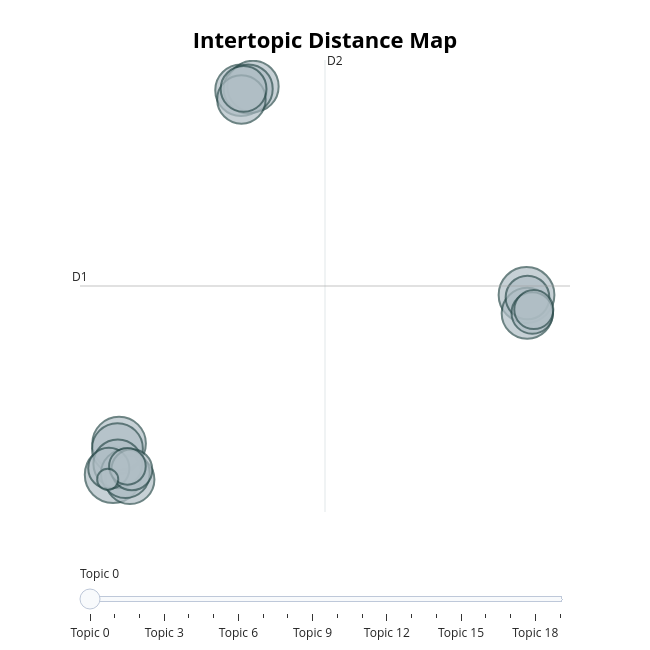

The cell this chart's notebook holds for it:
### Markdown cell above
Intertopic Distance Map

### Code cell
fig_intertopic = topic_model.visualize_topics()
fig_intertopic.show()

### Figure 1 — Plotly figure (JSON) as saved in the notebook; plotly's stock layout.template omitted (floating-point values rounded to 4 significant figures)
{"data": [{"customdata": [[0, "merah | indikator | lampu | hijau | indikator merah", 560], [1, "gagal saldo | qris | qris gagal | transaksi qris | saldo terpotong", 544], [2, "lemot | update lemot | versi | update | berat", 502], [3, "uang | tarik | duit | kecewa | pakai bca", 467], [4, "bca mobile | mobile | video call | call | video", 461], [5, "nama | cari | manual | scroll | search", 456], [6, "dibuka | buka | close | aksesibilitas | aplikasinya", 453], [7, "pulsa | sms | pulsa habis | habis pulsa | aktivasi", 422], [8, "atm | cabang | banking | atm bca | ribet", 421], [9, "install | login | centang | mbanking | aksesibilitas", 417], [10, "sim | verifikasi | verifikasi ulang | sim card | card", 416], [11, "prioritas | nasabah | privasi | data nasabah | aman", 411], [12, "potongan | admin | ribu | biaya | potong", 366], [13, "flazz | top up | top | up | dana", 334], [14, "silakan ulangi | transaksi diproses | diproses | silakan | ulangi", 302], [15, "wifi | pakai wifi | koneksi | jaringan | terputus", 296], [16, "wajah | verifikasi wajah | wajah gagal | verifikasi | muka", 294], [17, "pemeliharaan | maintenance | jam | malam | sistem", 267], [18, "otp | kode otp | kode | dikirim | menerima", 235], [19, "qris nya | qris | loading | qr nya | qr", 78]], "hovertemplate": "<b>Topic %{customdata[0]}</b><br>%{customdata[1]}<br>Size: %{customdata[2]}", "legendgroup": "", "marker": {"color": "#B0BEC5", "line": {"color": "DarkSlateGrey", "width": 2}, "size": [560, 544, 502, 467, 461, 456, 453, 422, 421, 417, 416, 411, 366, 334, 302, 296, 294, 267, 235, 78], "sizemode": "area", "sizeref": 0.35, "symbol": "circle"}, "mode": "markers", "name": "", "orientation": "v", "showlegend": false, "type": "scatter", "x": [-16.35, 21.34, -15.8, -4.683, -3.599, 21.4, -15.96, -14.82, -4.035, -15.92, -15.23, -4.653, -4.457, 21.42, 21.86, -16.74, -14.64, 22.0, -15.04, -16.84], "xaxis": "x", "y": [-9.554, -1.446, -8.143, 7.786, 7.958, -2.27, -8.375, -9.767, 7.848, -9.059, -9.501, 7.373, 7.847, -1.56, -2.254, -9.26, -9.325, -2.102, -9.174, -9.761], "yaxis": "y"}], "layout": {"annotations": [{"showarrow": false, "text": "D1", "x": -19.37, "y": -1.04, "yshift": 10}, {"showarrow": false, "text": "D2", "x": 2.967, "xshift": 10, "y": 9.152}], "height": 650, "hoverlabel": {"bgcolor": "white", "font": {"family": "Rockwell", "size": 16}}, "legend": {"itemsizing": "constant", "tracegroupgap": 0}, "margin": {"t": 60}, "shapes": [{"line": {"color": "#CFD8DC", "width": 2}, "type": "line", "x0": 2.967, "x1": 2.967, "y0": -11.23, "y1": 9.152}, {"line": {"color": "#9E9E9E", "width": 2}, "type": "line", "x0": -19.37, "x1": 25.3, "y0": -1.04, "y1": -1.04}], "sliders": [{"active": 0, "pad": {"t": 50}, "steps": [{"args": [{"marker.color": [["red", "#B0BEC5", "#B0BEC5", "#B0BEC5", "#B0BEC5", "#B0BEC5", "#B0BEC5", "#B0BEC5", "#B0BEC5", "#B0BEC5", "#B0BEC5", "#B0BEC5", "#B0BEC5", "#B0BEC5", "#B0BEC5", "#B0BEC5", "#B0BEC5", "#B0BEC5", "#B0BEC5", "#B0BEC5"]]}], "label": "Topic 0", "method": "update"}, {"args": [{"marker.color": [["#B0BEC5", "red", "#B0BEC5", "#B0BEC5", "#B0BEC5", "#B0BEC5", "#B0BEC5", "#B0BEC5", "#B0BEC5", "#B0BEC5", "#B0BEC5", "#B0BEC5", "#B0BEC5", "#B0BEC5", "#B0BEC5", "#B0BEC5", "#B0BEC5", "#B0BEC5", "#B0BEC5", "#B0BEC5"]]}], "label": "Topic 1", "method": "update"}, {"args": [{"marker.color": [["#B0BEC5", "#B0BEC5", "red", "#B0BEC5", "#B0BEC5", "#B0BEC5", "#B0BEC5", "#B0BEC5", "#B0BEC5", "#B0BEC5", "#B0BEC5", "#B0BEC5", "#B0BEC5", "#B0BEC5", "#B0BEC5", "#B0BEC5", "#B0BEC5", "#B0BEC5", "#B0BEC5", "#B0BEC5"]]}], "label": "Topic 2", "method": "update"}, {"args": [{"marker.color": [["#B0BEC5", "#B0BEC5", "#B0BEC5", "red", "#B0BEC5", "#B0BEC5", "#B0BEC5", "#B0BEC5", "#B0BEC5", "#B0BEC5", "#B0BEC5", "#B0BEC5", "#B0BEC5", "#B0BEC5", "#B0BEC5", "#B0BEC5", "#B0BEC5", "#B0BEC5", "#B0BEC5", "#B0BEC5"]]}], "label": "Topic 3", "method": "update"}, {"args": [{"marker.color": [["#B0BEC5", "#B0BEC5", "#B0BEC5", "#B0BEC5", "red", "#B0BEC5", "#B0BEC5", "#B0BEC5", "#B0BEC5", "#B0BEC5", "#B0BEC5", "#B0BEC5", "#B0BEC5", "#B0BEC5", "#B0BEC5", "#B0BEC5", "#B0BEC5", "#B0BEC5", "#B0BEC5", "#B0BEC5"]]}], "label": "Topic 4", "method": "update"}, {"args": [{"marker.color": [["#B0BEC5", "#B0BEC5", "#B0BEC5", "#B0BEC5", "#B0BEC5", "red", "#B0BEC5", "#B0BEC5", "#B0BEC5", "#B0BEC5", "#B0BEC5", "#B0BEC5", "#B0BEC5", "#B0BEC5", "#B0BEC5", "#B0BEC5", "#B0BEC5", "#B0BEC5", "#B0BEC5", "#B0BEC5"]]}], "label": "Topic 5", "method": "update"}, {"args": [{"marker.color": [["#B0BEC5", "#B0BEC5", "#B0BEC5", "#B0BEC5", "#B0BEC5", "#B0BEC5", "red", "#B0BEC5", "#B0BEC5", "#B0BEC5", "#B0BEC5", "#B0BEC5", "#B0BEC5", "#B0BEC5", "#B0BEC5", "#B0BEC5", "#B0BEC5", "#B0BEC5", "#B0BEC5", "#B0BEC5"]]}], "label": "Topic 6", "method": "update"}, {"args": [{"marker.color": [["#B0BEC5", "#B0BEC5", "#B0BEC5", "#B0BEC5", "#B0BEC5", "#B0BEC5", "#B0BEC5", "red", "#B0BEC5", "#B0BEC5", "#B0BEC5", "#B0BEC5", "#B0BEC5", "#B0BEC5", "#B0BEC5", "#B0BEC5", "#B0BEC5", "#B0BEC5", "#B0BEC5", "#B0BEC5"]]}], "label": "Topic 7", "method": "update"}, {"args": [{"marker.color": [["#B0BEC5", "#B0BEC5", "#B0BEC5", "#B0BEC5", "#B0BEC5", "#B0BEC5", "#B0BEC5", "#B0BEC5", "red", "#B0BEC5", "#B0BEC5", "#B0BEC5", "#B0BEC5", "#B0BEC5", "#B0BEC5", "#B0BEC5", "#B0BEC5", "#B0BEC5", "#B0BEC5", "#B0BEC5"]]}], "label": "Topic 8", "method": "update"}, {"args": [{"marker.color": [["#B0BEC5", "#B0BEC5", "#B0BEC5", "#B0BEC5", "#B0BEC5", "#B0BEC5", "#B0BEC5", "#B0BEC5", "#B0BEC5", "red", "#B0BEC5", "#B0BEC5", "#B0BEC5", "#B0BEC5", "#B0BEC5", "#B0BEC5", "#B0BEC5", "#B0BEC5", "#B0BEC5", "#B0BEC5"]]}], "label": "Topic 9", "method": "update"}, {"args": [{"marker.color": [["#B0BEC5", "#B0BEC5", "#B0BEC5", "#B0BEC5", "#B0BEC5", "#B0BEC5", "#B0BEC5", "#B0BEC5", "#B0BEC5", "#B0BEC5", "red", "#B0BEC5", "#B0BEC5", "#B0BEC5", "#B0BEC5", "#B0BEC5", "#B0BEC5", "#B0BEC5", "#B0BEC5", "#B0BEC5"]]}], "label": "Topic 10", "method": "update"}, {"args": [{"marker.color": [["#B0BEC5", "#B0BEC5", "#B0BEC5", "#B0BEC5", "#B0BEC5", "#B0BEC5", "#B0BEC5", "#B0BEC5", "#B0BEC5", "#B0BEC5", "#B0BEC5", "red", "#B0BEC5", "#B0BEC5", "#B0BEC5", "#B0BEC5", "#B0BEC5", "#B0BEC5", "#B0BEC5", "#B0BEC5"]]}], "label": "Topic 11", "method": "update"}, {"args": [{"marker.color": [["#B0BEC5", "#B0BEC5", "#B0BEC5", "#B0BEC5", "#B0BEC5", "#B0BEC5", "#B0BEC5", "#B0BEC5", "#B0BEC5", "#B0BEC5", "#B0BEC5", "#B0BEC5", "red", "#B0BEC5", "#B0BEC5", "#B0BEC5", "#B0BEC5", "#B0BEC5", "#B0BEC5", "#B0BEC5"]]}], "label": "Topic 12", "method": "update"}, {"args": [{"marker.color": [["#B0BEC5", "#B0BEC5", "#B0BEC5", "#B0BEC5", "#B0BEC5", "#B0BEC5", "#B0BEC5", "#B0BEC5", "#B0BEC5", "#B0BEC5", "#B0BEC5", "#B0BEC5", "#B0BEC5", "red", "#B0BEC5", "#B0BEC5", "#B0BEC5", "#B0BEC5", "#B0BEC5", "#B0BEC5"]]}], "label": "Topic 13", "method": "update"}, {"args": [{"marker.color": [["#B0BEC5", "#B0BEC5", "#B0BEC5", "#B0BEC5", "#B0BEC5", "#B0BEC5", "#B0BEC5", "#B0BEC5", "#B0BEC5", "#B0BEC5", "#B0BEC5", "#B0BEC5", "#B0BEC5", "#B0BEC5", "red", "#B0BEC5", "#B0BEC5", "#B0BEC5", "#B0BEC5", "#B0BEC5"]]}], "label": "Topic 14", "method": "update"}, {"args": [{"marker.color": [["#B0BEC5", "#B0BEC5", "#B0BEC5", "#B0BEC5", "#B0BEC5", "#B0BEC5", "#B0BEC5", "#B0BEC5", "#B0BEC5", "#B0BEC5", "#B0BEC5", "#B0BEC5", "#B0BEC5", "#B0BEC5", "#B0BEC5", "red", "#B0BEC5", "#B0BEC5", "#B0BEC5", "#B0BEC5"]]}], "label": "Topic 15", "method": "update"}, {"args": [{"marker.color": [["#B0BEC5", "#B0BEC5", "#B0BEC5", "#B0BEC5", "#B0BEC5", "#B0BEC5", "#B0BEC5", "#B0BEC5", "#B0BEC5", "#B0BEC5", "#B0BEC5", "#B0BEC5", "#B0BEC5", "#B0BEC5", "#B0BEC5", "#B0BEC5", "red", "#B0BEC5", "#B0BEC5", "#B0BEC5"]]}], "label": "Topic 16", "method": "update"}, {"args": [{"marker.color": [["#B0BEC5", "#B0BEC5", "#B0BEC5", "#B0BEC5", "#B0BEC5", "#B0BEC5", "#B0BEC5", "#B0BEC5", "#B0BEC5", "#B0BEC5", "#B0BEC5", "#B0BEC5", "#B0BEC5", "#B0BEC5", "#B0BEC5", "#B0BEC5", "#B0BEC5", "red", "#B0BEC5", "#B0BEC5"]]}], "label": "Topic 17", "method": "update"}, {"args": [{"marker.color": [["#B0BEC5", "#B0BEC5", "#B0BEC5", "#B0BEC5", "#B0BEC5", "#B0BEC5", "#B0BEC5", "#B0BEC5", "#B0BEC5", "#B0BEC5", "#B0BEC5", "#B0BEC5", "#B0BEC5", "#B0BEC5", "#B0BEC5", "#B0BEC5", "#B0BEC5", "#B0BEC5", "red", "#B0BEC5"]]}], "label": "Topic 18", "method": "update"}, {"args": [{"marker.color": [["#B0BEC5", "#B0BEC5", "#B0BEC5", "#B0BEC5", "#B0BEC5", "#B0BEC5", "#B0BEC5", "#B0BEC5", "#B0BEC5", "#B0BEC5", "#B0BEC5", "#B0BEC5", "#B0BEC5", "#B0BEC5", "#B0BEC5", "#B0BEC5", "#B0BEC5", "#B0BEC5", "#B0BEC5", "red"]]}], "label": "Topic 19", "method": "update"}]}], "title": {"font": {"color": "Black", "size": 22}, "text": "<b>Intertopic Distance Map</b>", "x": 0.5, "xanchor": "center", "y": 0.95, "yanchor": "top"}, "width": 650, "xaxis": {"anchor": "y", "domain": [0, 1], "range": [-19.37, 25.3], "title": {"text": ""}, "visible": false}, "yaxis": {"anchor": "x", "domain": [0, 1], "range": [-11.23, 9.152], "title": {"text": ""}, "visible": false}}}
